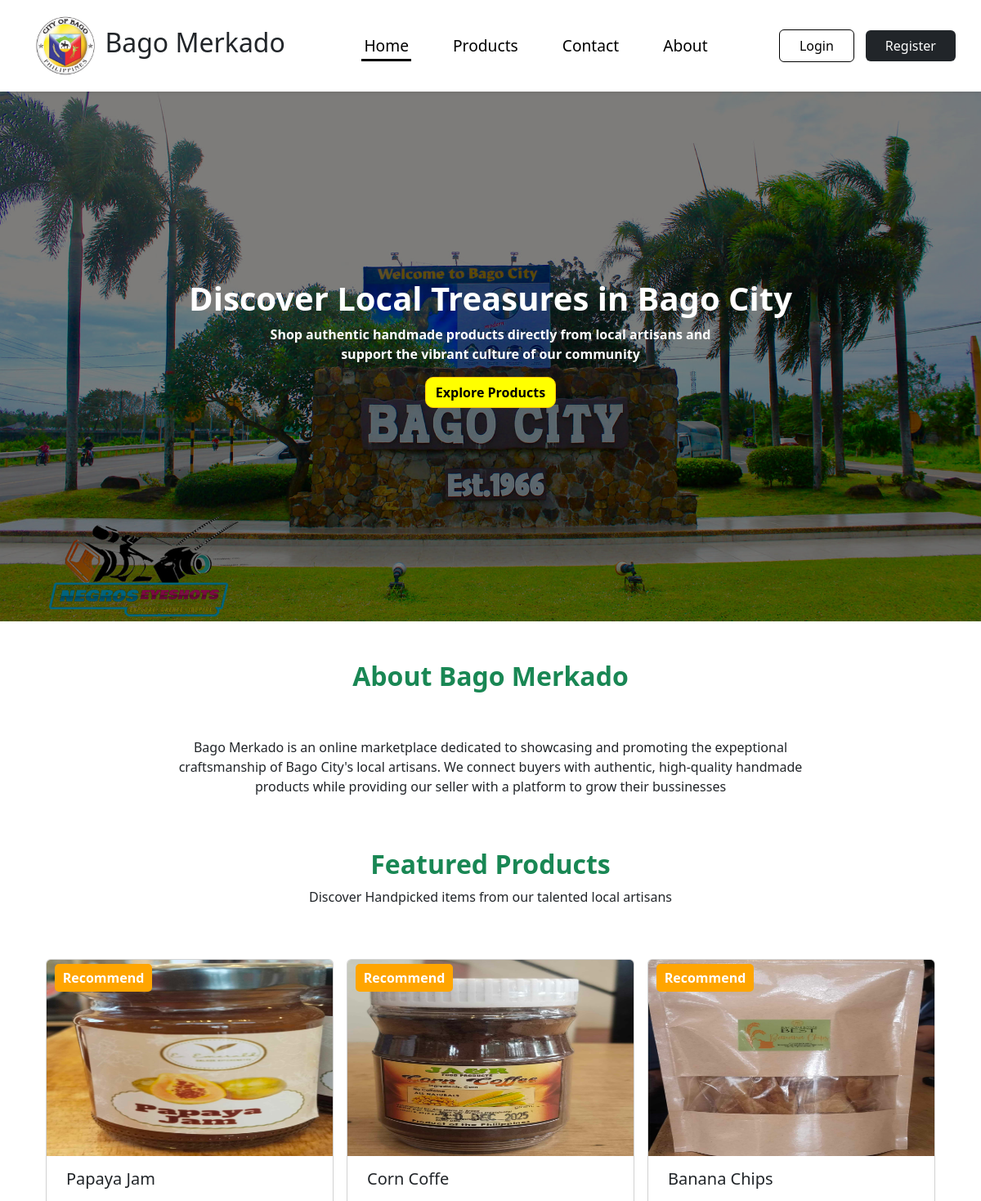
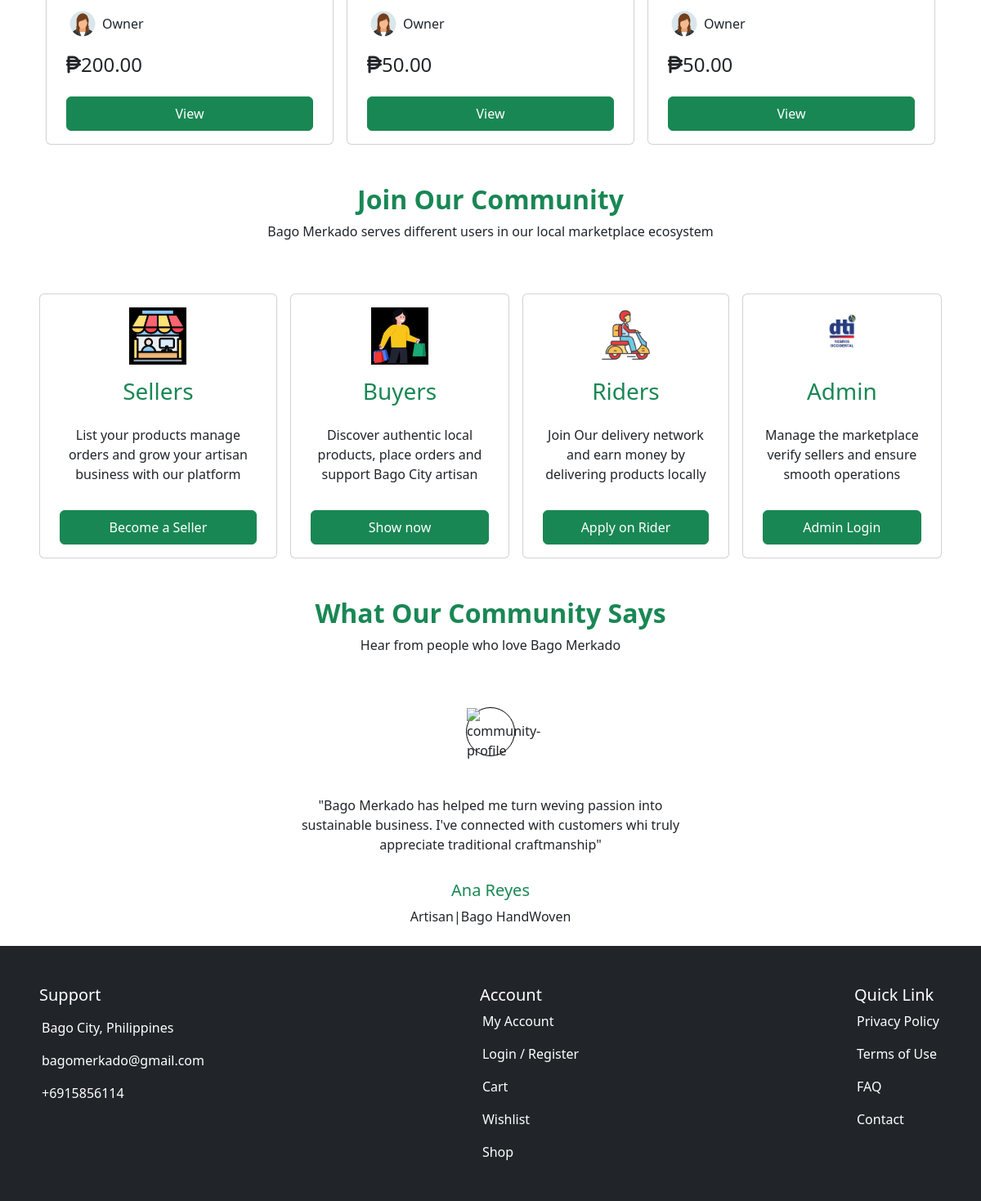
The page / on the database its author committed (2 pictures, top to bottom).
### tables this page shows
CREATE TABLE `product` (
  `product_id` int(11) NOT NULL,
  `supplier_id` int(11) NOT NULL,
  `category_id` int(11) NOT NULL,
  `name` varchar(100) NOT NULL,
  `description` text NOT NULL,
  `price` decimal(10,2) NOT NULL,
  `stock_quantity` int(11) NOT NULL,
  `image_url` text NOT NULL,
  `status` enum('active','inactive') NOT NULL DEFAULT 'active',
  `created_at` date NOT NULL DEFAULT current_timestamp()
);

CREATE TABLE `supplier` (
  `supplier_id` int(11) NOT NULL,
  `bussiness_name` varchar(100) NOT NULL,
  `owner_name` varchar(100) NOT NULL,
  `email` varchar(100) NOT NULL,
  `password_hash` text NOT NULL,
  `address` text NOT NULL,
  `phone` varchar(20) NOT NULL,
  `image_profile` text NOT NULL DEFAULT 'file_687b804156d389.23427492.jpeg',
  `created_at` date NOT NULL DEFAULT current_timestamp()
);

### backend/model/dbh.class.php (called while the page is built)
<?php
class Dbh {
    private $host = "localhost";
    private $username = "root";
    private $password = "";
    private $database = "msme_db";
    protected function connect() {
        try {
            $dsn = "mysql:host=$this->host;dbname=$this->database;charset=utf8mb4";
            $pdo = new PDO($dsn, $this->username, $this->password);
            $pdo->setAttribute(PDO::ATTR_ERRMODE, PDO::ERRMODE_EXCEPTION);
            return $pdo;
        } catch (PDOException $e) {
            die("Database connection failed: " . $e->getMessage());
        }
    }
}

### backend/model/product.class.php (called while the page is built, shortened)
<?php
class Product extends Dbh{
    protected function getProductsFeatured(){
        $stmt = $this->connect()->prepare("SELECT pt.product_id, pt.name, st.bussiness_name, st.owner_name, st.image_profile, pt.image_url, pt.price FROM featured_product ft INNER JOIN product pt ON pt.product_id = ft.product_id INNER JOIN supplier st ON pt.supplier_id = st.supplier_id ORDER BY ft.featured_id DESC");
        $stmt->execute();
        $products = $stmt->fetchAll(PDO::FETCH_ASSOC);
        return $products;
    }
}

### index.php (the view, shortened to what this page needs)
<?php
    include 'backend/model/dbh.class.php';
    include 'backend/model/product.class.php';
    class ProductsView extends Product{
        public function productsFeatured(){
            return $this->getProductsFeatured();
        }
    }
    $productsView= new ProductsView();
    $products = $productsView->productsFeatured();
    $communities = [
        ['image'=>'images/supplier.png', 'link'=>'signup.php?role=supplier' ,'btnLabel'=>'Become a Seller' ,'name'=>'Sellers','description'=>'List your products manage orders and grow your artisan business with our platform'],
        ['image'=>'images/customer.png', 'link'=>'signup.php?role=customer' ,'btnLabel'=>'Show now' ,'name'=>'Buyers','description'=>'Discover authentic local products, place orders and support Bago City artisan'],
        ['image'=>'images/rider.jpeg', 'link'=>'signup.php?role=rider' ,'btnLabel'=>'Apply on Rider' ,'name'=>'Riders','description'=>'Join Our delivery network and earn money by delivering products locally'],
        ['image'=>'images/dti.jpeg', 'link'=>'signin.php' ,'btnLabel'=>'Admin Login' ,'name'=>'Admin','description'=>'Manage the marketplace verify sellers and ensure smooth operations'],
    ]
?>
<!DOCTYPE html>
<html lang="en">
<head>
    <link href="css/bootstrap.min.css" rel="stylesheet">
    <link rel="stylesheet" href="css/home.css">
    <link rel="stylesheet" href="css/animate.min.css">
    <link rel="stylesheet" href="css/all.css">
    <link rel="stylesheet" href="css/fontawesome.css">
</head>
<body>
    <?php include 'subpages/header.php' ?>
    <div class="content d-flex flex-column w-100 gap-5">
        <div class="cover-photo">
            <div class="cover-text animate__animated animate__fadeInDown">
                <h2>Discover Local Treasures in Bago City</h2>
                <p>Shop authentic handmade products directly from local artisans and <br> support the vibrant culture of our community</p>
            </div>
            <a href="#" type="button" class="btn btn-warning animate__animated animate__fadeInUp">Explore Products</a>
        </div>
        <div class="animate-content animate__animated text-success featured-product text-center">
            <h2>About Bago Merkado</h2>
        </div>
        <div class="animate-content animate__animated d-flex justify-content-center w-100 text-center px-5">
            <p class="w-75">Bago Merkado is an online marketplace dedicated to showcasing and promoting the expeptional craftsmanship of Bago City's local artisans. We connect buyers with authentic, high-quality handmade products while providing our seller with a platform to grow their bussinesses</p>
        </div>
        <div class=" animate-content featured-product animate__animated text-center">
            <h2 class="text-success">Featured Products</h2>
            <p>
                Discover Handpicked items from our talented local artisans
            </p>
        </div>
        <div class="animate-content d-flex flex-row justify-content-center gap-3 exclusives-products animate__animated">
            <?php foreach($products as $product){ ?>
             <div class="card product-container">
                <div class="product-rate">
                    <div class="product-rate-text">
                        Recommend
                    </div>
                </div>
                <img class="card-img-top" src="uploads/<?php echo $product['image_url'] ?>" alt="Card image cap">
                <div class="card-body d-flex flex-column gap-3 px-4">
                    <h5 class="card-title text-capitalize">
                        <?php echo $product['name'] ?>
                    </h5>
                    <div class="seller-profile d-flex flex-row gap-1 align-items-center">
                        <img src="uploads/profile-images/<?php echo $product['image_profile'] ?>" alt="<?php echo $product['owner_name'] ?>">
                        <div class="seller-name text-capitalize">
                            <?php echo $product['owner_name'] ?>
                        </div>
                    </div>
                    <h5 class="supplier-price">
                       <i class="fa-solid fa-peso-sign"></i><span><?php echo $product['price'] ?></span>
                    </h5>
                    <div class="w-100 btn-addtocart">
                        <a href="view-product.php?content=product&id=<?php echo $product['product_id']; ?>" class="btn btn-success w-100 text-center py-2">View</a>
                    </div>
                </div>
            </div>
            <?php } ?>
        </div>
        <div class="animate-content animate__animated featured-product text-center">
            <h2 class="text-success ">Join Our Community</h2>
            <p>Bago Merkado serves different users in our local marketplace ecosystem</p>
        </div>
        <div class="animate-content d-flex flex-row justify-content-center gap-3 exclusives-products animate__animated px-5">
                <?php foreach($communities as $community){  ?>
                    <div class="card">
                         <div class="card-body d-flex flex-column gap-3 px-4 d-flex align-items-center">
                            <div class="image-community">
                                <img src="<?php echo $community['image'] ?>" alt="<?php echo $community['name'] ?>">
                            </div>
                            <h5 class="card-title text-capitalize text-success text-center h3">
                                <?php echo $community['name'] ?>
                            </h5>
                            <p class="text-center"><?php echo $community['description'] ?></p>
                            <div class="w-100 btn-community">
                                <a href="<?php echo $community['link'] ?>" class="btn btn-success w-100 text-center py-2"><?php echo $community['btnLabel'] ?></a>
                            </div>
                        </div>
                    </div>
                <?php } ?>
        </div>
        <div class="animate-content animate__animated featured-product text-center">
            <h2 class="text-success ">What Our Community Says</h2>
            <p>Hear from people who love Bago Merkado</p>
        </div>
        <div class="animate-content d-flex flex-column justify-content-center gap-3 exclusives-products animate__animated px-5 align-items-center">
            <div class="d-flex flex-column align-items-center community w-50">
                <div class="community-profile">
                    <img src="" alt="community-profile">
                </div>
                <p class="px-4 mt-5 text-center">"Bago Merkado has helped me turn weving passion into sustainable business. I've connected with customers whi truly appreciate traditional craftmanship"</p>
            </div>
            <div class="text-center">
                <h5 class="text-success">Ana Reyes</h5>
                <p>Artisan|Bago HandWoven</p>
            </div>
        </div>
    </div>
    <?php include "subpages/footer.php" ?>
</body>
</html>

### css/home.css (style rules this page uses)
.content { padding-top: 5rem; }
.cover-photo { background-image: url('../images/bago-city-cover.jpg'); height: 85vh; width: 100%; background-repeat: no-repeat; background-position: center; background-size: cover; position: relative; display: flex; align-items: center; text-align: center; flex-direction: column; justify-content: center; }
.cover-photo::before { content: ""; background-color: black; opacity: 0.5; position: absolute; width: 100%; height: 85vh; z-index: 1; }
.cover-photo > .cover-text { z-index: 2; position: static; color: white; line-height: 1.5rem; }
.cover-text > h2 { font-size: 2.5rem; font-weight: bold; }
.cover-text > p { font-size: 1rem; font-weight: 600; }
.cover-photo > a { background: yellow; cursor: pointer; font-weight: 600; z-index: 2; border-radius: 10px/10px; }
.featured-product > h2 { font-weight: 600; }
.product-container { width: 22rem; position: relative; }
.product-container > img { max-height: 15rem; }
.product-rate { position: absolute; inset: 5px 0 0 10px; font-size: 1rem; height: 5vh; }
.product-rate-text { width: 35%; text-align: center; padding: 5px 0; border-radius: 5px/5px; color: white; font-weight: 600; background-color: orange; }
.exclusives-products { overflow: hidden; }
.seller-profile > img { max-height: 60px; height: 100%; max-width: 40px; width: 100%; border-radius: 50%; }
.supplier-price { font-size: 1.5rem; }
.image-community { width: 70px; height: 70px; border-radius: 10px/10px; }
.image-community > img { width: 100%; }
.community-profile { border: 1px solid black; width: 60px; height: 60px; border-radius: 50%; }

### subpages/header.php (style rules this page uses)
a { color: black; text-decoration: none; }

### rows shown on the page
product: image_url (picture), name "Papaya Jam", supplier.image_profile (picture), supplier.owner_name "Owner", price "200.00"
product: image_url (picture), name "Corn Coffe", supplier.image_profile (picture), supplier.owner_name "Owner", price "50.00"
product: image_url (picture), name "Banana Chips", supplier.image_profile (picture), supplier.owner_name "Owner", price "50.00"

### other values the page prints
$community['name'] "Sellers"
$community['description'] "List your products manage orders and grow your artisan business with our platform"
$community['btnLabel'] "Become a Seller"
$community['name'] "Buyers"
$community['description'] "Discover authentic local products, place orders and support Bago City artisan"
$community['btnLabel'] "Show now"
$community['name'] "Riders"
$community['description'] "Join Our delivery network and earn money by delivering products locally"
$community['btnLabel'] "Apply on Rider"
$community['name'] "Admin"
$community['description'] "Manage the marketplace verify sellers and ensure smooth operations"
$community['btnLabel'] "Admin Login"
